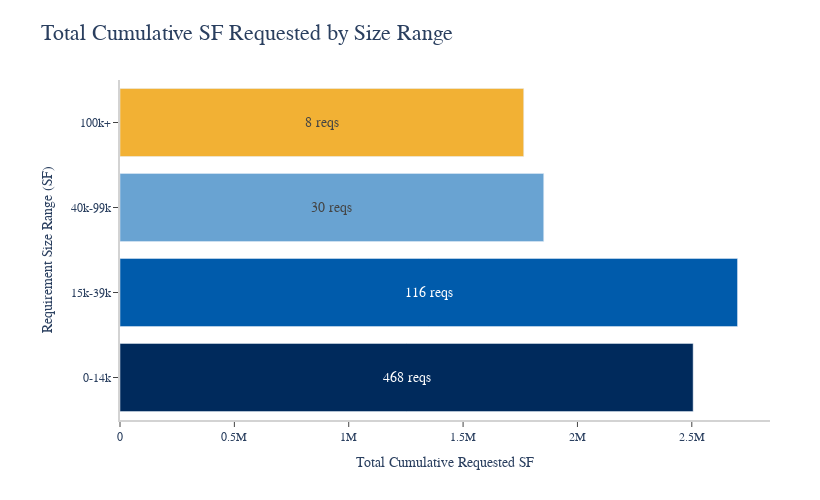

This figure's notebook cell:
### Code cell
# Bar chart: Total cumulative square feet requested by size range (horizontal bars)
# X axis: total SF, Y axis: size bins, with number of requirements labeled inside each bar

# Define new size range bins as specified
bins = [0, 14000, 40000, 100000, float('inf')]
labels = [
    '0-14k',
    '15k-39k',
    '40k-99k',
    '100k+'
]

# Bin the requirements
df['SIZE RANGE'] = pd.cut(df['REQUIRED SF (AVG)'], bins=bins, labels=labels, right=False)

# Group by size range: sum of requirements and count
size_group = df.groupby('SIZE RANGE').agg(
    **{
        'Total SF Requested': ('REQUIRED SF (AVG)', 'sum'),
        'Number of Requirements': ('REQUIRED SF (AVG)', 'count')
    }
).reset_index()

# Ensure all size bins are present in the right order
size_group['SIZE RANGE'] = pd.Categorical(size_group['SIZE RANGE'], categories=labels, ordered=True)
size_group = size_group.sort_values('SIZE RANGE').reset_index(drop=True)

# Plotly horizontal bar chart with annotation for number of requirements
# Add a light grey border on the bottom and left of the plot area by customizing axis lines
fig_size = go.Figure(
    data=[
        go.Bar(
            y=size_group['SIZE RANGE'],
            x=size_group['Total SF Requested'],
            orientation='h',
            marker_color=AQUILA_COLORS[:len(size_group)],
            text=size_group['Number of Requirements'],
            textposition='inside',  # <-- put inside the bars
            insidetextanchor='middle',
            hovertemplate=(
                'Size Range: %{y}<br>'
                'Total SF Requested: %{x:,.0f}<br>'
                'Number of Requirements: %{text}<extra></extra>'
            ),
        )
    ]
)
fig_size.update_layout(
    title={
        'text': 'Total Cumulative SF Requested by Size Range',
        'font': dict(family='Segoe UI', size=22)
    },
    xaxis=dict(
        title='Total Cumulative Requested SF',
        showgrid=True,
        zeroline=True,
        showline=True,  # enable border line
        linecolor='lightgrey',
        linewidth=2,
        mirror=False,
        ticks='outside'
    ),
    yaxis=dict(
        title='Requirement Size Range (SF)',
        tickmode='array',
        tickvals=labels,
        ticktext=labels,
        showline=True,  # enable border line
        linecolor='lightgrey',
        linewidth=2,
        mirror=False,
        ticks='outside'
    ),
    font=dict(family='Futura LT Pro', size=12),
    plot_bgcolor=COLORS['background'],
    paper_bgcolor=COLORS['background'],
    width=820,
    height=500,
    margin=dict(t=80, b=80, l=120, r=50)
)

# Tweak text font for annotations, and append "reqs" label
fig_size.update_traces(
    texttemplate='%{text} reqs',
    textfont=dict(family='Futura LT Pro', size=14)
)

fig_size.show()
fig_size.write_html("charts/requirements_by_size_range.html")
print("Saved charts/requirements_by_size_range.html")

### Figure 1 — Plotly figure (JSON) as saved in the notebook; plotly's stock layout.template omitted (floating-point values rounded to 4 significant figures)
{"data": [{"hovertemplate": "Size Range: %{y}<br>Total SF Requested: %{x:,.0f}<br>Number of Requirements: %{text}<extra></extra>", "insidetextanchor": "middle", "marker": {"color": ["#002A5C", "#005BAB", "#69A3D2", "#F2B134"]}, "orientation": "h", "text": [468, 116, 30, 8], "textfont": {"family": "Futura LT Pro", "size": 14}, "textposition": "inside", "texttemplate": "%{text} reqs", "type": "bar", "x": [2505750, 2699750, 1852500, 1765000], "y": ["0-14k", "15k-39k", "40k-99k", "100k+"]}], "layout": {"font": {"family": "Futura LT Pro", "size": 12}, "height": 500, "margin": {"b": 80, "l": 120, "r": 50, "t": 80}, "paper_bgcolor": "#FFFFFF", "plot_bgcolor": "#FFFFFF", "title": {"font": {"family": "Segoe UI", "size": 22}, "text": "Total Cumulative SF Requested by Size Range"}, "width": 820, "xaxis": {"linecolor": "lightgrey", "linewidth": 2, "mirror": false, "showgrid": true, "showline": true, "ticks": "outside", "title": {"text": "Total Cumulative Requested SF"}, "zeroline": true}, "yaxis": {"linecolor": "lightgrey", "linewidth": 2, "mirror": false, "showline": true, "tickmode": "array", "ticks": "outside", "ticktext": ["0-14k", "15k-39k", "40k-99k", "100k+"], "tickvals": ["0-14k", "15k-39k", "40k-99k", "100k+"], "title": {"text": "Requirement Size Range (SF)"}}}}
